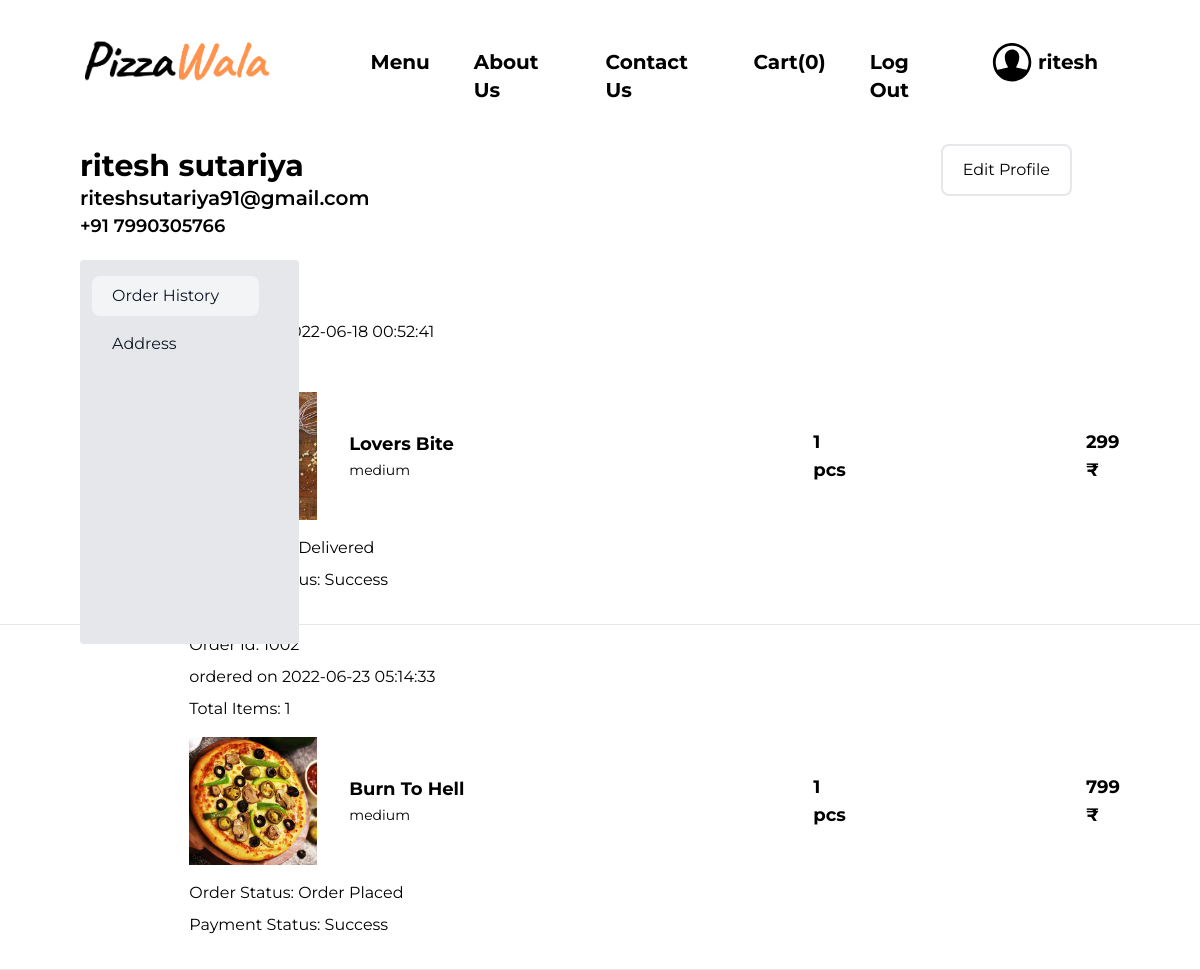
Page /account.php (signed in) on the committed database.
### tables this page shows
CREATE TABLE `customertb` (
  `custid` int(11) NOT NULL,
  `name` varchar(50) NOT NULL,
  `email` varchar(100) NOT NULL,
  `password` varchar(256) NOT NULL,
  `contactno` varchar(12) NOT NULL
);

CREATE TABLE `ordertb` (
  `orderid` int(11) NOT NULL,
  `custid` int(11) NOT NULL,
  `addressid` int(11) NOT NULL,
  `datetime` datetime NOT NULL,
  `payment_status` varchar(20) NOT NULL,
  `order_status` varchar(20) NOT NULL
);

CREATE TABLE `orderitemstb` (
  `id` int(11) NOT NULL,
  `orderid` int(11) NOT NULL,
  `pizzaid` int(11) NOT NULL,
  `priceid` int(11) NOT NULL,
  `quantity` int(11) NOT NULL,
  `amount` int(11) NOT NULL
);

CREATE TABLE `pizzatb` (
  `pizzaid` int(11) NOT NULL,
  `name` varchar(100) NOT NULL,
  `description` varchar(250) NOT NULL,
  `type` varchar(50) NOT NULL,
  `image_url` varchar(256) NOT NULL
);

CREATE TABLE `pricetb` (
  `priceid` int(11) NOT NULL,
  `pizzaid` int(11) NOT NULL,
  `size` varchar(25) NOT NULL,
  `price` float NOT NULL
);

### account.php (the view, shortened to what this page needs)
<?php
include_once 'dbconfig.php';
$orders = $con->query("SELECT * FROM ordertb WHERE custid=" . $_SESSION['userId']);
if ($orders) {
    $orders_cnt = $orders->num_rows;
} else {
    die("error while fetching orders!");
}
$user_det = $con->query("SELECT * FROM customertb where custid=" . $_SESSION['userId']);
if ($user_det) {
    if ($user_det->num_rows == 1) {
        $user = $user_det->fetch_array();
    } else {
        die("no user found!");
    }
} else {
    die("something went wrong!!");
}
?>
<!DOCTYPE html>
<html lang="en">
<head>
    <script src="https://cdn.tailwindcss.com"></script>
    <link rel="stylesheet" href="./css/style.css">
</head>
<body>
    <?php include_once 'header.php'; ?>
    <div class="flex">
        <div>
            <h1 class="ml-20 mt-5 text-3xl font-bold"><?php if (isset($user['name'])) echo $user['name']; ?></h1>
            <h1 class="ml-20 text-xl font-semibold"><?php if (isset($user['email'])) echo $user['email']; ?></h1>
            <h1 class="ml-20 text-lg font-semibold"><?php if (isset($user['contactno'])) echo "+91 " . $user['contactno']; ?></h1>
        </div>
        <button id="edit_btn" class="px-5 py-3 h-fit absolute right-32 top-36 border-2 rounded-lg hover:bg-orange-300">Edit Profile</button>
    </div>
    <div class="flex">
        <aside class="w-64" aria-label="Sidebar">
            <div class="ml-20 mt-5 overflow-y-auto absolute z-10 py-4 pr-10 pl-3 bg-gray-200 rounded h-96">
                <ul class="space-y-2">
                    <li>
                        <a href="account.php" class="flex items-center p-2 pr-10 text-base font-normal text-gray-900 rounded-lg bg-gray-100">
                            <span class="ml-3">Order History</span>
                        </a>
                    </li>
                    <li>
                        <a href="addresses.php" class="flex items-center p-2 text-base cursor-pointer font-normal text-gray-900 rounded-lg hover:bg-gray-100">
                            <span class="flex-1 ml-3">Address</span>
                        </a>
                    </li>
                </ul>
            </div>
        </aside>
        <?php
        if ($orders_cnt > 0) {
        ?>
            <div class="flex-col w-fit -ml-52 mt-10 relative">
                <?php
                while ($order = $orders->fetch_array()) {
                    $order_items = $con->query("SELECT * FROM orderitemstb WHERE orderid=" . $order['orderid']);
                ?>
                    <div class="mb-8">
                        <div class="w-fit ml-72 mb-4">
                            <h4 class="font-xl mt-2">Order Id: <?php echo $order['orderid']; ?></h4>
                            <h1 class="font-xl mt-2">ordered on <?php echo $order['datetime']; ?></h1>
                            <h1 class="font-xl mt-2">Total Items: <?php echo $order_items->num_rows; ?></h1>
                        </div>
                        <?php
                        if ($order_items) {
                            if ($order_items->num_rows > 0) {
                                while ($item = $order_items->fetch_array()) {
                                    $pizzaqry = $con->query("SELECT * FROM pizzatb WHERE pizzaid=" . $item['pizzaid']);
                                    $pizza = $pizzaqry->fetch_array();
                                    $priceqry = $con->query("SELECT * FROM pricetb where priceid=" . $item['priceid']);
                                    $price = $priceqry->fetch_array();
                        ?>
                                    <div class="flex justify-around items-center w-fit mb-4">
                                        <img src="<?php echo $pizza['image_url']; ?>" class="w-32 ml-72">
                                        <div class="mr-64 ml-8">
                                            <h1 class="font-bold text-lg w-52"><?php echo $pizza['name']; ?></h1>
                                            <span class="text-sm"><?php echo $price['size']; ?></span>
                                        </div>
                                        <span class="pr-60 font-bold text-lg"><?php echo $item['quantity']; ?> pcs</span>
                                        <span class="mr-52 font-bold text-lg"><?php echo $item['amount']; ?> ₹</span>
                                    </div>
                                    <?php
                                }?>
                                <div class="w-fit ml-72 mb-4">
                                <h4 class="font-xl mt-2">Order Status: <?php echo $order['order_status']; ?></h4>
                                <h1 class="font-xl mt-2">Payment Status: <?php echo $order['payment_status']; ?></h1>
                                </div>
                                    <?php
                                    } else {
                                    }
                                } else {
                                    die("order items not found!!");
                                }
                                        ?>
                    </div>
                    <hr>
                <?php
                }
            }
            ?>
            </div>
</body>
</html>

### header.php (shortened to what this page needs)
<?php
include_once 'dbconfig.php';
?>
<nav class="flex justify-between bg-#F6E7D0 mb-2">
  <a href="index.php"> <img src="./images/PizzaWala.png" class="ml-20 mt-6 w-48 pt-3 hover:scale-110"></a>
  <ul class="px-28 py-4 flex space-x-11 justify-end">
    <li class="cursor-pointer mt-8 font-bold text-xl hover:scale-110"><a href="menu.php">Menu</a></li>
    <li class="cursor-pointer mt-8 font-bold text-xl hover:scale-110"><a href="index.php#about">About Us</a></li>
    <li class="cursor-pointer mt-8 font-bold text-xl hover:scale-110"><a href="index.php#contact">Contact Us</a></li>
    <?php if (isset($_SESSION['cartId'])) {
      $cart_cnt_h = $con->query("SELECT COUNT(*) AS icnt FROM cartitemstb WHERE cartid=(SELECT cartid FROM carttb WHERE custid=" . $_SESSION['userId'] . ")");
      if ($cart_cnt_h) {
        if($cart_cnt_h->num_rows === 1) {
          $row = $cart_cnt_h->fetch_array();
          $cart_items = $row['icnt'];
        } else {
          $cart_items = 0;
        }
      } else {
        $cart_items = 0;
        die("something went wrong!");
      }
    }
    ?>
    <?php
    if (isset($_SESSION['isLoggedIn'])) {
    ?>
      <li class="cursor-pointer mt-8 font-bold text-xl hover:scale-110"><a href="cart.php">Cart(<?php if(isset($cart_items)){echo $cart_items;}else{echo "0";} ?>)</a></li>
      <li class='cursor-pointer mt-8 font-bold text-xl hover:scale-110'><a href='logout.php'>Log Out</a></li>
      <li class='cursor-pointer mt-8 font-bold text-xl hover:scale-110'><a href='account.php'> <span class="flex"><img class="-mt-2 mr-1" src="./images/user_icon.svg" alt=""><?php echo strtok($_SESSION['userName'], " "); ?></span></a></li>
    <?php
    } else {
      echo "<li class='cursor-pointer mt-8 font-bold text-xl hover:scale-110'><a href='login.php'>Log In</a></li>";
    }
    ?>
  </ul>
</nav>

### css/style.css (style rules this page uses)
body { font-family: 'Montserrat'; scroll-behavior: smooth; }

### rows in the picture
customertb: name "ritesh sutariya", email "riteshsutariya91@gmail.com", contactno "7990305766"
ordertb: datetime "2022-06-18 00:52:41", order_status "Delivered", payment_status "Success"
orderitemstb: pizzaid.name "Lovers Bite", priceid.size "medium", quantity "1", amount "299"
ordertb: orderid "1002", datetime "2022-06-23 05:14:33", num_rows "1", order_status "Order Placed", payment_status "Success"
orderitemstb: pizzaid.image_url (picture), pizzaid.name "Burn To Hell", priceid.size "medium", quantity "1", amount "799"

### other values in the picture
$cart_items "0"
strtok($_SESSION['userName'], " ") "ritesh"
